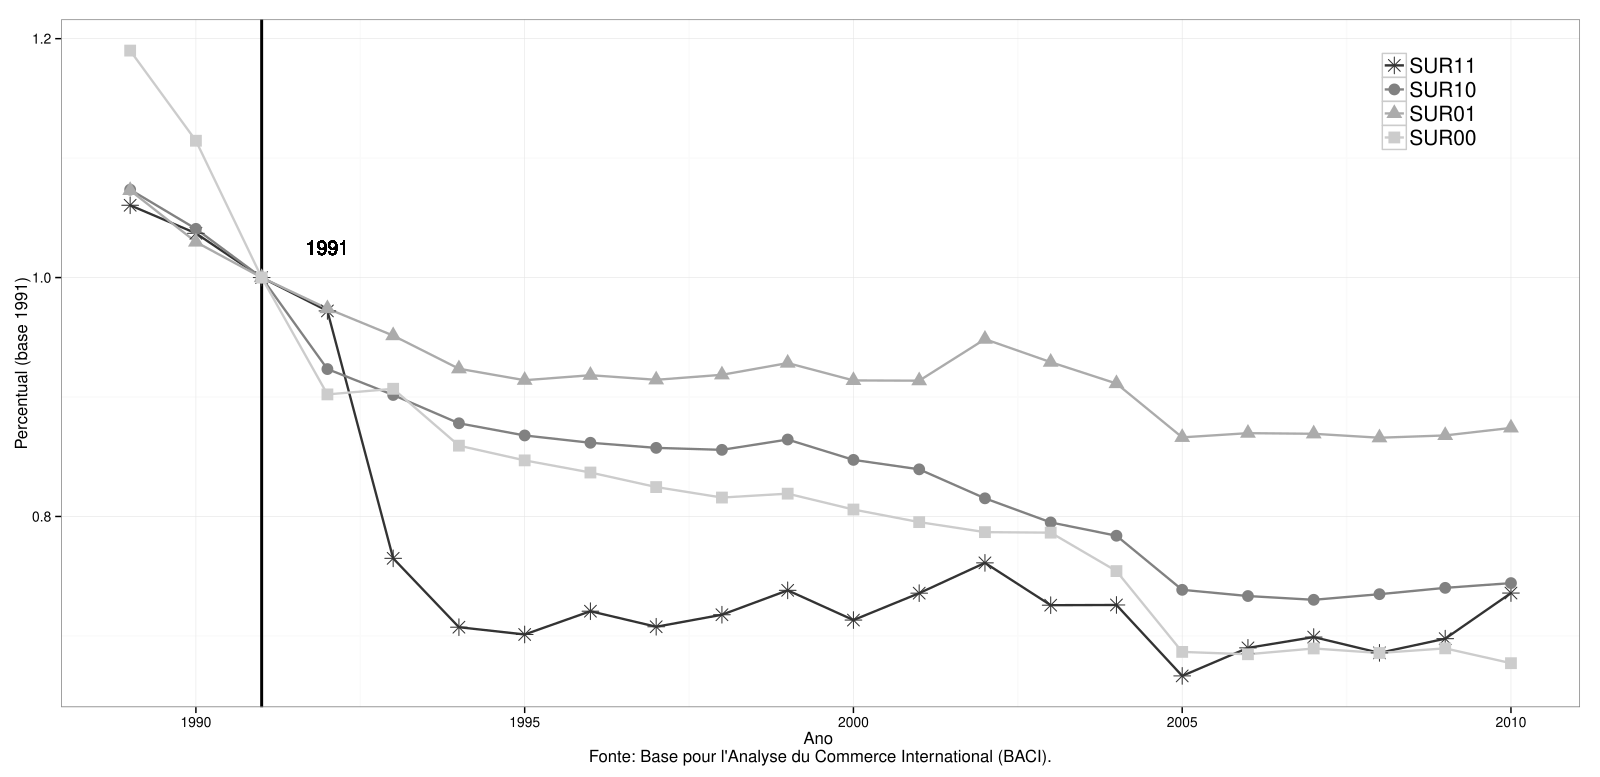

Recreate this plot in R.
##  ---------------------------------------  ##
##              graphics ggplot2             ## 
##            by Alexandre Loures            ##
##   João Pessoa Paraíba Brasil 23/09/2015   ##
##  ---------------------------------------  ##

library(reshape2)
library(ggplot2)

##  ano base 1992

datalong<-melt(mydata,id="year")   ## considerei como ano base 1992

ggplot(datalong,aes(year,value,colour=variable))+geom_line(size=.8)+xlab("Ano \nFonte: Base pour l'Analyse du Commerce International (BACI).")+ylab("Percentual (base 1992)")+theme(legend.title=element_blank())+geom_vline(xintercept=1992,colour="orange",linetype="longdash")+geom_text(data=NULL,x=1993,y=1.025,label="1992",colour="red")+theme(legend.background=element_rect(fill="gray90",size=.5,linetype="dotted"))+geom_point(aes(shape=variable),size=4)+scale_shape_manual(values=c(15,16,17,8))

## ano base 1991

baselong<-melt(data,id="year")   ## considerei como ano base 1991

ggplot(baselong,aes(year,value,colour=variable))+geom_line(size=.8)+xlab("Ano \nFonte: Base pour l'Analyse du Commerce International (BACI).")+ylab("Percentual (base 1991)")+theme(legend.title=element_blank())+geom_vline(xintercept=1991,colour="orange",linetype="longdash")+geom_text(data=NULL,x=1992,y=1.025,label="1991",colour="red")+theme(legend.background=element_rect(fill="gray90",size=.5,linetype="dotted"))+geom_point(aes(shape=variable),size=4)+scale_shape_manual(values=c(15,16,17,8))

## ano base 1991 e escala de cinza

baselong<-melt(sur,id="year")   ## considerei como ano base 1991

## fundo cinza ##

ggplot(baselong,aes(year,value,colour=variable))+geom_line(size=.8)+xlab("Ano \nFonte: Base pour l'Analyse du Commerce International (BACI).")+ylab("Percentual (base 1991)")+theme(legend.title=element_blank(),legend.position = c(.9,.885),legend.text = element_text(size = 15))+geom_vline(xintercept=1991,size=1)+geom_text(data=NULL,x=1992,y=1.025,label="1991",colour="black")+theme(legend.background=element_rect(fill="gray90",size=.5,linetype="dotted"))+geom_point(aes(shape=variable),size=4)+scale_shape_manual(values=c(8,16,17,15))+scale_colour_grey()

## fundo branco ##

ggplot(baselong,aes(year,value,colour=variable))+geom_line(size=.8)+xlab("Ano \nFonte: Base pour l'Analyse du Commerce International (BACI).")+ylab("Percentual (base 1991)")+theme_bw()+theme(legend.title=element_blank(),legend.position = c(.9,.885),legend.text = element_text(size = 15))+geom_vline(xintercept=1991,size=1)+geom_text(data=NULL,x=1992,y=1.025,label="1991",colour="black")+theme(legend.background=element_rect(size=.5,linetype="dotted"))+geom_point(aes(shape=variable),size=4)+scale_shape_manual(values=c(8,16,17,15))+scale_colour_grey()
